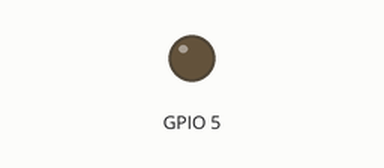
Recording of a sketch running on a simulated ESP8266 (NodeMCU). Parts: output pins drawn as LEDs (lit = HIGH). WiFi joins after 1.5 s; servers stay silent unless stated.

Above: at 0.1 s.
At 1.9 s:
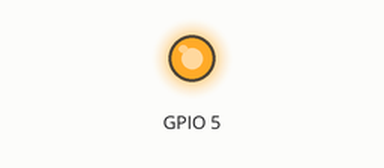
Timing chart, 0 to 3.4 s (numbered marks = the images above):
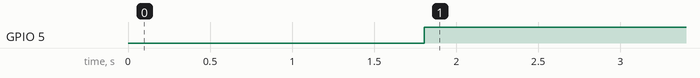

Measured:
- by itself, GPIO 5: LOW → HIGH at 1.8 s

The sketch:

Blynk_check_connect.ino
```cpp
#define BLYNK_PRINT Serial
#include <ESP8266WiFi.h>
#include <BlynkSimpleEsp8266.h>

char auth[] = "BlynkKey";

void setup()
{
  Serial.begin(9600);
  pinMode(5, OUTPUT);
  digitalWrite(5, 0);
  Blynk.begin(auth, "SSID", "passw0rd");

}

void loop()
{
  if (Blynk.connected()) {
    digitalWrite(5, 1);  //if connected led=on
    }
    else {
      digitalWrite(5, 0);  //not connect led=off
      }

  Blynk.run();
}
```
